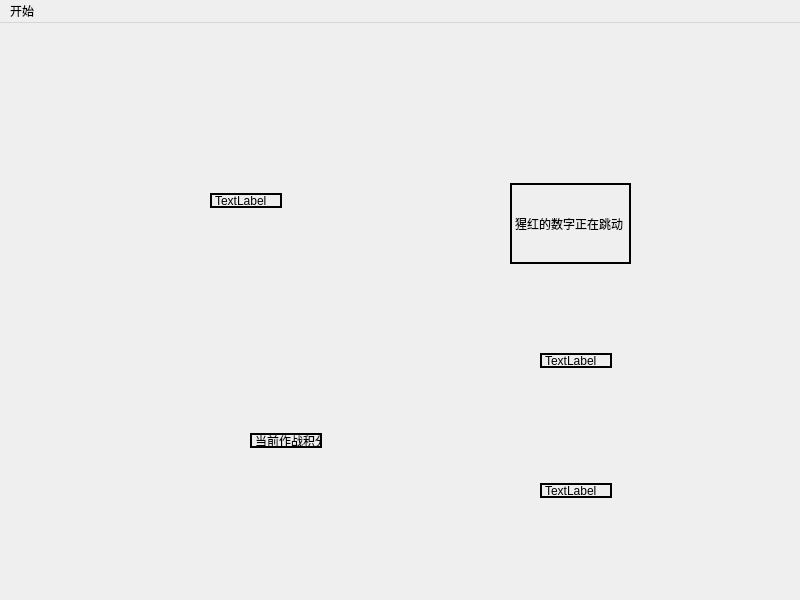
<?xml version="1.0" encoding="UTF-8"?>
<ui version="4.0">
 <class>Singleplayer</class>
 <widget class="QMainWindow" name="Singleplayer">
  <property name="geometry">
   <rect>
    <x>0</x>
    <y>0</y>
    <width>800</width>
    <height>600</height>
   </rect>
  </property>
  <property name="windowTitle">
   <string>MainWindow</string>
  </property>
  <widget class="QWidget" name="centralwidget">
   <widget class="QLabel" name="timeBox">
    <property name="geometry">
     <rect>
      <x>510</x>
      <y>160</y>
      <width>121</width>
      <height>81</height>
     </rect>
    </property>
    <property name="frameShape">
     <enum>QFrame::WinPanel</enum>
    </property>
    <property name="text">
     <string>猩红的数字正在跳动</string>
    </property>
   </widget>
   <widget class="QLabel" name="timeLab">
    <property name="geometry">
     <rect>
      <x>540</x>
      <y>330</y>
      <width>72</width>
      <height>15</height>
     </rect>
    </property>
    <property name="frameShape">
     <enum>QFrame::WinPanel</enum>
    </property>
    <property name="text">
     <string>TextLabel</string>
    </property>
   </widget>
   <widget class="QLabel" name="markBox">
    <property name="geometry">
     <rect>
      <x>250</x>
      <y>410</y>
      <width>72</width>
      <height>15</height>
     </rect>
    </property>
    <property name="frameShape">
     <enum>QFrame::WinPanel</enum>
    </property>
    <property name="text">
     <string>当前作战积分</string>
    </property>
   </widget>
   <widget class="QLabel" name="markLab">
    <property name="geometry">
     <rect>
      <x>210</x>
      <y>170</y>
      <width>72</width>
      <height>15</height>
     </rect>
    </property>
    <property name="frameShape">
     <enum>QFrame::WinPanel</enum>
    </property>
    <property name="text">
     <string>TextLabel</string>
    </property>
   </widget>
   <widget class="QLabel" name="informationBox">
    <property name="geometry">
     <rect>
      <x>540</x>
      <y>460</y>
      <width>72</width>
      <height>15</height>
     </rect>
    </property>
    <property name="frameShape">
     <enum>QFrame::WinPanel</enum>
    </property>
    <property name="text">
     <string>TextLabel</string>
    </property>
   </widget>
  </widget>
  <widget class="QMenuBar" name="menubar">
   <property name="geometry">
    <rect>
     <x>0</x>
     <y>0</y>
     <width>800</width>
     <height>26</height>
    </rect>
   </property>
   <widget class="QMenu" name="menu">
    <property name="title">
     <string>开始</string>
    </property>
    <addaction name="quit"/>
    <addaction name="return_3"/>
    <addaction name="separator"/>
    <addaction name="stoponce"/>
    <addaction name="accontinue"/>
    <addaction name="separator"/>
    <addaction name="write"/>
    <addaction name="read"/>
   </widget>
   <addaction name="menu"/>
  </widget>
  <action name="quit">
   <property name="text">
    <string>退出</string>
   </property>
  </action>
  <action name="return_2">
   <property name="text">
    <string>return</string>
   </property>
   <property name="iconText">
    <string>退出</string>
   </property>
  </action>
  <action name="return_3">
   <property name="text">
    <string>返回</string>
   </property>
  </action>
  <action name="stoponce">
   <property name="text">
    <string>暂停(P)</string>
   </property>
  </action>
  <action name="accontinue">
   <property name="text">
    <string>继续</string>
   </property>
  </action>
  <action name="write">
   <property name="text">
    <string>存档(Q)</string>
   </property>
  </action>
  <action name="read">
   <property name="text">
    <string>读档</string>
   </property>
  </action>
 </widget>
 <resources/>
 <connections/>
</ui>
